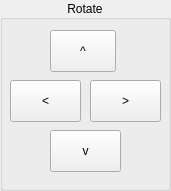
   <widget class="QGroupBox" name="groupBox_11">
    <property name="geometry">
     <rect>
      <x>1425</x>
      <y>0</y>
      <width>171</width>
      <height>191</height>
     </rect>
    </property>
    <property name="title">
     <string>Rotate</string>
    </property>
    <property name="alignment">
     <set>Qt::AlignCenter</set>
    </property>
    <widget class="QPushButton" name="view_rotate_left_pb">
     <property name="geometry">
      <rect>
       <x>10</x>
       <y>80</y>
       <width>71</width>
       <height>42</height>
      </rect>
     </property>
     <property name="text">
      <string>&lt;</string>
     </property>
    </widget>
    <widget class="QPushButton" name="view_rotate_right_pb">
     <property name="geometry">
      <rect>
       <x>90</x>
       <y>80</y>
       <width>71</width>
       <height>42</height>
      </rect>
     </property>
     <property name="text">
      <string>&gt;</string>
     </property>
    </widget>
    <widget class="QPushButton" name="view_rotate_up_pb">
     <property name="geometry">
      <rect>
       <x>50</x>
       <y>30</y>
       <width>66</width>
       <height>42</height>
      </rect>
     </property>
     <property name="text">
      <string>^</string>
     </property>
    </widget>
    <widget class="QPushButton" name="view_rotate_down_pb">
     <property name="geometry">
      <rect>
       <x>50</x>
       <y>130</y>
       <width>71</width>
       <height>42</height>
      </rect>
     </property>
     <property name="text">
      <string>v</string>
     </property>
    </widget>
   </widget>
